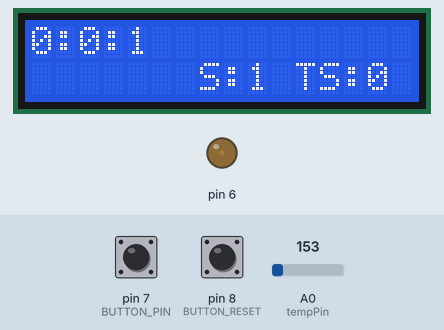
This sketch was run on a simulated Arduino Uno, built with avr-gcc and run on an emulated ATmega328P. On the bench: 16×2 character LCD, output pins drawn as LEDs (lit = HIGH). Inputs (shaded band) come from the test bench; at power-on: pin 7 (BUTTON_PIN) HIGH, pin 8 (BUTTON_RESET) HIGH, A0 (tempPin) = 153.

Above: at 1.2 s.
1.3 s: pin 7 (BUTTON_PIN) pulled LOW for 1.15 s
At 2.5 s:
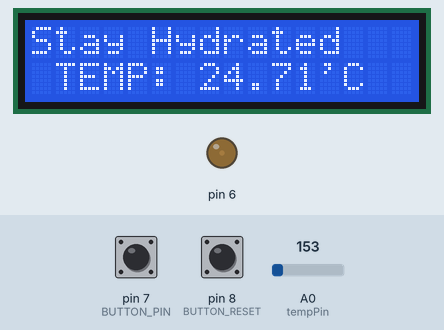
4.2 s: pin 8 (BUTTON_RESET) pulled LOW for 1.15 s
At 5.5 s:
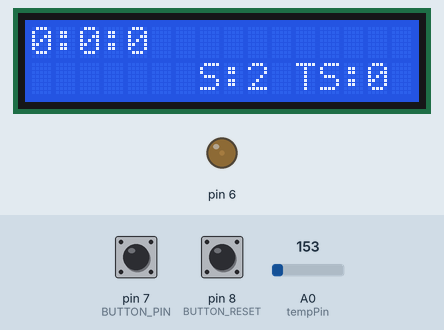
7.2 s: pin 8 (BUTTON_RESET) pulled LOW for 1.15 s
At 8.5 s:
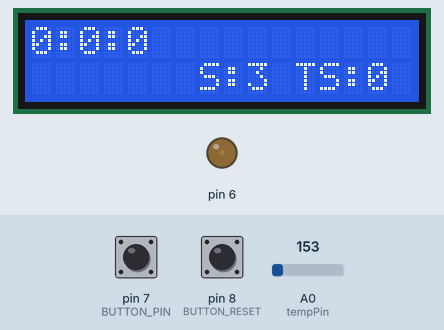
10.2 s: pin 7 (BUTTON_PIN) pulled LOW for 3.2 s
At 11.8 s:
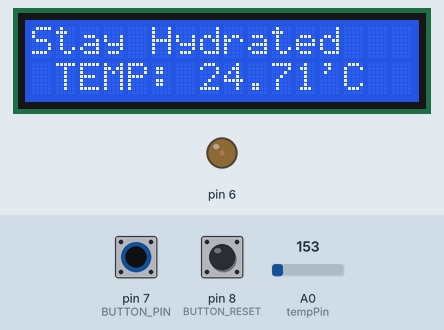
Timing chart, 0 to 13.3 s (numbered marks = the images above; inputs shaded):
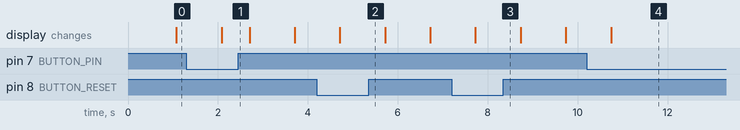

The sketch:

maincode.ino
```cpp
#include<LiquidCrystal.h>
const int BUTTON_PIN =7; //button to check temperature
const int BUTTON_RESET =8;//button to reset timer
const int BUTTON_PAUSE = 13;//button to pause timer
LiquidCrystal lcd(12,11,5,4,3,2); //lcd variable
int buttonState =0; //button state
int contrast =20; //contrast of display
int s=0; //seconds variable
int session_count = 1;
float total_seconds =0;
float temp;
int pause_state=0;
int pause_counter=0;
int tempPin = A0;
int hour_second=0;
int time_studied =0;


void setup(){
  pinMode(BUTTON_RESET,INPUT_PULLUP);
  pinMode(BUTTON_PIN,INPUT_PULLUP);
  pinMode(BUTTON_PAUSE,INPUT_PULLUP);
  analogWrite(6,contrast);
  lcd.begin(16,2);
}


void loop(){
  //lcd.clear();
  buttonState = digitalRead(BUTTON_PIN);
  if(buttonState == LOW){
    lcd.clear();

    while(buttonState==LOW){
      lcd.clear();

     temp = analogRead(tempPin);
  	temp = temp /1024;
  	temp = temp*5;
  	temp = temp - 0.5;
  	temp = temp*100;
      lcd.print("Stay Hydrated");

  	lcd.setCursor(1,1);
      lcd.print("TEMP: ");
      lcd.print(temp);
      lcd.print("'C");

  	//lcd.print("Strech a bit");

      buttonState=digitalRead(BUTTON_PIN);
      delay(150);
    }
  }
  else{
     int bs = 0;
     int rs =0;
     int ps = 0;

    lcd.setCursor(0,1);


    while(s<43200){


    bs = digitalRead(BUTTON_PIN);
    rs = digitalRead(BUTTON_RESET);


      if(bs==LOW){break;}
      if(rs == LOW){total_seconds =hour_second; hour_second=0; session_count++;}
  	  lcd.clear();
      int hour =hour_second/3600;
      int min = (hour_second/60)%60;

      lcd.print(hour);
      lcd.print(":");
      lcd.print(min);
      lcd.print(":");
      lcd.print(hour_second%60);
      lcd.setCursor(7,1);
      lcd.print("S:");
      lcd.print(session_count);

      lcd.print(" TS:");
      lcd.print(time_studied/3600);

      delay(1000);//DELAY SHOULD BE 1000!!!
      s++;
      time_studied=s;
      hour_second++;
    }
  }
}
```

Measured:
- after the input at 1.3 s, the display: changes after 0.78 s (image 1)
- after the input at 10.2 s, the display: changes after 0.54 s (image 4)
